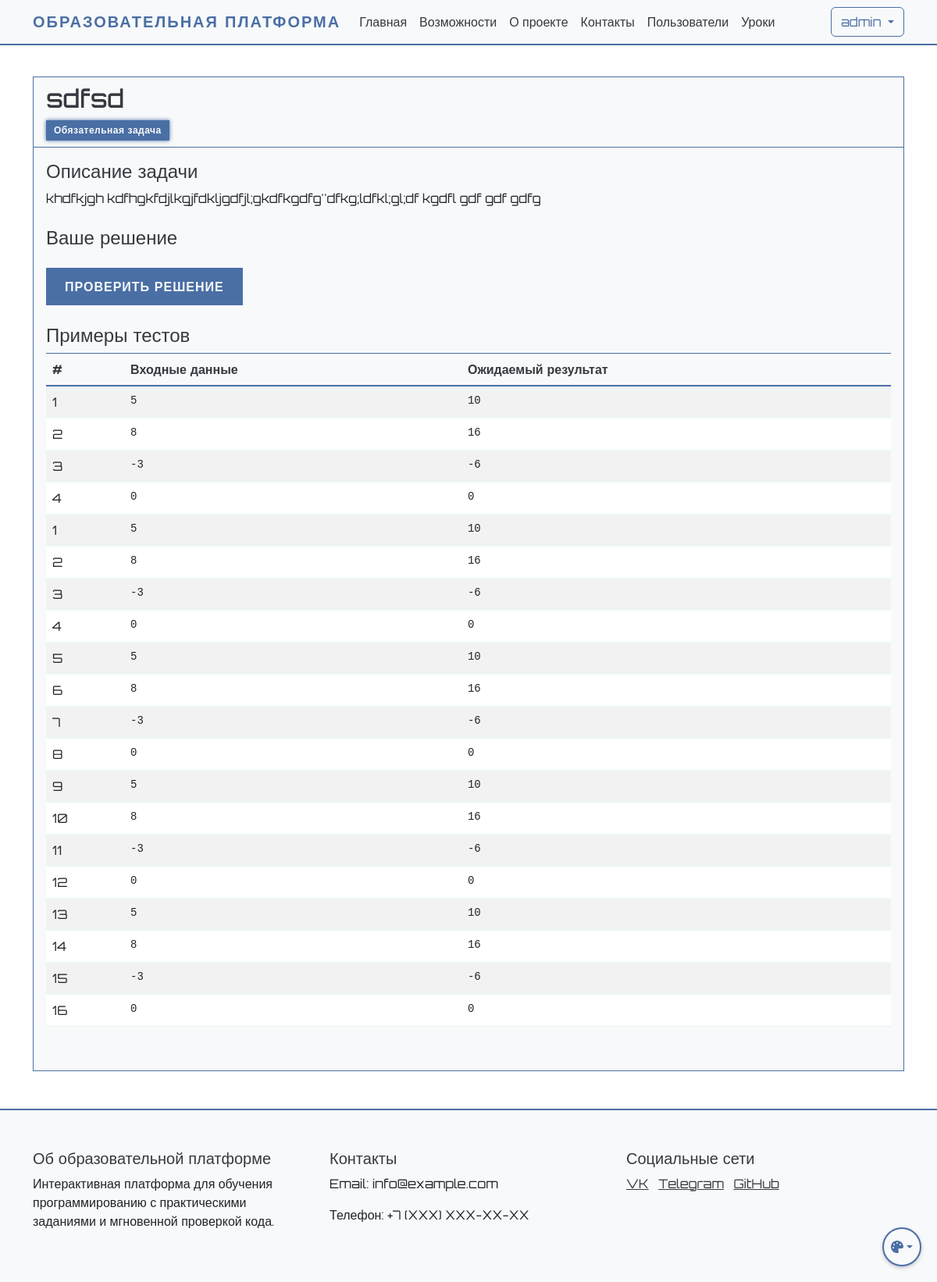
The app's page /tasks/1/solve (signed in) with its own data.
### app.py (models this page shows, shortened)
class User(UserMixin, db.Model):
    id = db.Column(db.Integer, primary_key=True)
    name = db.Column(db.String(100), nullable=False)
    username = db.Column(db.String(80), unique=True, nullable=False)
    email = db.Column(db.String(120), unique=True, nullable=False)
    password_hash = db.Column(db.String(128))
    is_admin = db.Column(db.Boolean, default=False)
    created_at = db.Column(db.DateTime, default=db.func.now())
    last_login = db.Column(db.DateTime)
    is_active = db.Column(db.Boolean, default=True)
    progress = db.relationship('UserProgress', backref='user', lazy=True)
    ratings = db.relationship('UserRating', backref='user', lazy=True)
    chat_messages = db.relationship('ChatMessage', backref='user', lazy=True)

class PracticeTask(db.Model):
    id = db.Column(db.Integer, primary_key=True)
    lesson_id = db.Column(db.Integer, db.ForeignKey('lesson.id'), nullable=False)
    title = db.Column(db.String(200), nullable=False)
    description = db.Column(db.Text, nullable=False)
    function_name = db.Column(db.String(200), nullable=False)  # Название функции
    initial_code = db.Column(db.Text)  # Начальный код для задачи
    order_number = db.Column(db.Integer, nullable=False)
    is_required = db.Column(db.Boolean, default=False)
    tests = db.relationship('TaskTest', backref='task', lazy=True, cascade='all, delete-orphan')

class TaskTest(db.Model):
    id = db.Column(db.Integer, primary_key=True)
    task_id = db.Column(db.Integer, db.ForeignKey('practice_task.id'), nullable=False)
    function = db.Column(db.String(200), nullable=False)  # Название функции для теста
    input_data = db.Column(db.Text, nullable=False)  # Аргументы функции
    expected_output = db.Column(db.Text, nullable=False)
    is_hidden = db.Column(db.Boolean, default=False)
    order_number = db.Column(db.Integer, nullable=False)

### app.py (the view, shortened to what this page needs)
@app.route('/tasks/<int:task_id>/solve', methods=['GET', 'POST'])
@login_required
def solve_task(task_id):
    task = PracticeTask.query.get_or_404(task_id)
    last_solution = Solution.query.filter_by(
        user_id=current_user.id,
        task_id=task_id
    ).order_by(Solution.created_at.desc()).first()
    initial_code = last_solution.code if last_solution else task.initial_code
    return render_template('solve_task.html', task=task, user_code=initial_code)

### app.py (called while the page is built)
@login_manager.user_loader
def load_user(user_id):
    return db.session.get(User, int(user_id))

### templates/solve_task.html (shortened to what this page needs)
{% extends "base.html" %}
{% block content %}
<div class="container mt-4">
    <div class="card">
        <div class="card-header">
            <h2>{{ task.title }}</h2>
            {% if task.is_required %}
                <span class="badge bg-primary">Обязательная задача</span>
            {% endif %}
        </div>
        <div class="card-body">
            <div class="mb-4">
                <h4>Описание задачи</h4>
                <p>{{ task.description }}</p>
            </div>
            <div class="mb-4">
                <h4>Ваше решение</h4>
                <form method="POST" action="{{ url_for('check_solution', task_id=task.id) }}">
                    <button type="submit" class="btn btn-primary mt-3">Проверить решение</button>
                </form>
            </div>
            <div class="mb-4">
                <h4>Примеры тестов</h4>
                <div class="table-responsive">
                    <table class="table table-striped">
                        <thead>
                            <tr>
                                <th>#</th>
                                <th>Входные данные</th>
                                <th>Ожидаемый результат</th>
                            </tr>
                        </thead>
                        <tbody>
                            {% for test in task.tests if not test.is_hidden %}
                            <tr>
                                <td>{{ test.order_number }}</td>
                                <td><pre class="mb-0">{{ test.input_data }}</pre></td>
                                <td><pre class="mb-0">{{ test.expected_output }}</pre></td>
                            </tr>
                            {% endfor %}
                        </tbody>
                    </table>
                </div>
            </div>
        </div>
    </div>
</div>
<link rel="stylesheet" href="https://cdnjs.cloudflare.com/ajax/libs/codemirror/5.65.2/codemirror.min.css">
{% endblock %}

### templates/base.html (shortened to what this page needs)
<!DOCTYPE html>
<html lang="ru">
<head>
    <link href="https://cdn.jsdelivr.net/npm/bootstrap@5.3.0/dist/css/bootstrap.min.css" rel="stylesheet">
    <link href="{{ url_for('static', filename='css/cyberpunk.css') }}" rel="stylesheet">
</head>
<body data-theme="neutral">
    <nav class="navbar navbar-expand-lg navbar-dark">
        <div class="container">
            <a class="navbar-brand" href="{{ url_for('index') }}">Образовательная платформа</a>
            <div class="collapse navbar-collapse" id="navbarNav">
                <ul class="navbar-nav me-auto">
                    <li class="nav-item">
                        <a class="nav-link" href="{{ url_for('index') }}">Главная</a>
                    </li>
                    <li class="nav-item">
                        <a class="nav-link" href="#features">Возможности</a>
                    </li>
                    <li class="nav-item">
                        <a class="nav-link" href="#about">О проекте</a>
                    </li>
                    <li class="nav-item">
                        <a class="nav-link" href="#contact">Контакты</a>
                    </li>
                    {% if current_user.is_admin %}
                    <li class="nav-item">
                            <a class="nav-link" href="{{ url_for('user_list') }}">Пользователи</a>
                    </li>
                    <li class="nav-item">
                            <a class="nav-link" href="{{ url_for('lesson_list') }}">Уроки</a>
                    </li>
                    {% endif %}
                </ul>
                <div class="d-flex">
                    {% if current_user.is_authenticated %}
                        <div class="dropdown">
                            <button class="btn btn-outline-light dropdown-toggle" type="button" id="userMenu" data-bs-toggle="dropdown">
                                {{ current_user.username }}
                            </button>
                        </div>
                    {% else %}
                        <a href="{{ url_for('login') }}" class="btn btn-outline-light me-2">Войти</a>
                    {% endif %}
                </div>
            </div>
        </div>
    </nav>
    {% block content %}{% endblock %}
    <footer class="footer mt-5">
        <div class="container">
            <div class="row">
                <div class="col-md-4">
                    <h5>Об образовательной платформе</h5>
                    <p>Интерактивная платформа для обучения программированию с практическими заданиями и мгновенной проверкой кода.</p>
                </div>
                <div class="col-md-4">
                    <h5>Контакты</h5>
                    <p>Email: info@example.com</p>
                    <p>Телефон: +7 (XXX) XXX-XX-XX</p>
                </div>
                <div class="col-md-4">
                    <h5>Социальные сети</h5>
                    <a href="#" class="text-white me-2">VK</a>
                    <a href="#" class="text-white me-2">Telegram</a>
                    <a href="#" class="text-white">GitHub</a>
                </div>
            </div>
        </div>
    </footer>
    <div class="theme-switch">
        <button class="btn dropdown-toggle" type="button" id="themeDropdown" data-bs-toggle="dropdown" aria-expanded="false">
            <i class="fas fa-palette"></i>
        </button>
    </div>
</body>
</html>

### static/css/cyberpunk.css (style rules this page uses)
:root[data-theme="neutral"] { --cyber-primary: #4a6fa5; --cyber-secondary: #6c757d; --cyber-dark: #f8f9fa; --cyber-bg: #ffffff; --cyber-text: #212529; --cyber-text-light: #343a40; --cyber-text-muted: #6c757d; --cyber-card-bg: #f8f9fa; --cyber-text-dark: #212529; --cyber-info: #17a2b8; }
:root { transition: background-color 0.5s ease, color 0.5s ease, border-color 0.5s ease; }
body { font-family: 'Orbitron', sans-serif; background-color: var(--cyber-bg); color: var(--cyber-text); min-height: 100vh; display: flex; flex-direction: column; transition: background-color 0.5s ease, color 0.5s ease; }
.navbar { background-color: var(--cyber-dark) !important; border-bottom: 2px solid var(--cyber-primary); transition: background-color 0.5s ease, color 0.5s ease, border-color 0.5s ease; }
.navbar-brand { color: var(--cyber-primary) !important; font-weight: 700; text-transform: uppercase; letter-spacing: 2px; }
.nav-link { color: var(--cyber-text-light) !important; transition: all 0.3s ease; }
.btn-outline-light { border-color: var(--cyber-primary); color: var(--cyber-primary); transition: all 0.3s ease; }
.footer { background-color: var(--cyber-dark); border-top: 2px solid var(--cyber-primary); color: var(--cyber-text-light); padding: 50px 0; transition: background-color 0.5s ease, color 0.5s ease, border-color 0.5s ease; }
.text-white { color: var(--cyber-text-light) !important; }
h1, h2, h3, h4, h5, h6 { color: var(--cyber-text-light); }
p { color: var(--cyber-text); }
.card { background-color: var(--cyber-card-bg); border: 1px solid var(--cyber-primary); color: var(--cyber-text-light); transition: background-color 0.5s ease, color 0.5s ease, border-color 0.5s ease; }
.card-header { background-color: rgba(0, 255, 157, 0.1); border-bottom: 1px solid var(--cyber-primary); color: var(--cyber-text-light); }
.card-body { background-color: var(--cyber-card-bg); color: var(--cyber-text-light); }
.table { color: var(--cyber-text-light); transition: background-color 0.5s ease, color 0.5s ease, border-color 0.5s ease; }
.table thead th { background-color: var(--cyber-card-bg); border-bottom: 2px solid var(--cyber-primary); color: var(--cyber-text-light); }
.table tbody tr { background-color: var(--cyber-card-bg); border-bottom: 1px solid rgba(0, 255, 157, 0.1); }
.btn-outline-light { animation: cyberGlow 2s infinite; }
.btn-primary { background-color: var(--cyber-primary); border: none; color: var(--cyber-dark); padding: 0.75rem 1.5rem; border-radius: 0; font-weight: 600; letter-spacing: 1px; text-transform: uppercase; transition: all 0.3s ease; }
.card { background-color: var(--cyber-card-bg); border: 1px solid var(--cyber-primary); border-radius: 0; }
.card-header { background-color: var(--cyber-card-bg); border-bottom: 1px solid var(--cyber-primary); color: var(--cyber-text-light); }
.card-body { color: var(--cyber-text-light); }
.table { color: var(--cyber-text-light); }
.table thead th { border-bottom: 2px solid var(--cyber-primary); color: var(--cyber-text-light); }
.table td, .table th { border-top: 1px solid var(--cyber-primary); }
.badge { font-weight: 600; letter-spacing: 0.5px; padding: 0.5em 0.75em; border-radius: 0; }
.badge.bg-primary { background-color: var(--cyber-primary) !important; color: var(--cyber-dark) !important; border: 1px solid var(--cyber-primary); box-shadow: 0 0 5px var(--cyber-primary); }
.theme-switch { position: fixed; bottom: 20px; right: 20px; z-index: 1000; }
.theme-switch .btn { width: 40px; height: 40px; border-radius: 50%; padding: 0; display: flex; align-items: center; justify-content: center; box-shadow: 0 2px 5px rgba(0,0,0,0.2); }

### records on screen
User: username "admin"
PracticeTask: title "sdfsd", description "khdfkjgh kdfhgkfdjlkgjfdkljgdfjl;gkdfkgdfg''dfkg;ldfkl;gl;df kgdfl gdf gdf gdfg"
TaskTest: order_number "1", input_data "5", expected_output "10"
TaskTest: order_number "2", input_data "8", expected_output "16"
TaskTest: order_number "3", input_data "-3", expected_output "-6"
TaskTest: order_number "4", input_data "0", expected_output "0"
TaskTest: order_number "1", input_data "5", expected_output "10"
TaskTest: order_number "2", input_data "8", expected_output "16"
TaskTest: order_number "3", input_data "-3", expected_output "-6"
TaskTest: order_number "4", input_data "0", expected_output "0"
TaskTest: order_number "5", input_data "5", expected_output "10"
TaskTest: order_number "6", input_data "8", expected_output "16"
TaskTest: order_number "7", input_data "-3", expected_output "-6"
TaskTest: order_number "8", input_data "0", expected_output "0"
TaskTest: order_number "9", input_data "5", expected_output "10"
TaskTest: order_number "10", input_data "8", expected_output "16"
TaskTest: order_number "11", input_data "-3", expected_output "-6"
TaskTest: order_number "12", input_data "0", expected_output "0"
TaskTest: order_number "13", input_data "5", expected_output "10"
TaskTest: order_number "14", input_data "8", expected_output "16"
TaskTest: order_number "15", input_data "-3", expected_output "-6"
TaskTest: order_number "16", input_data "0", expected_output "0"
